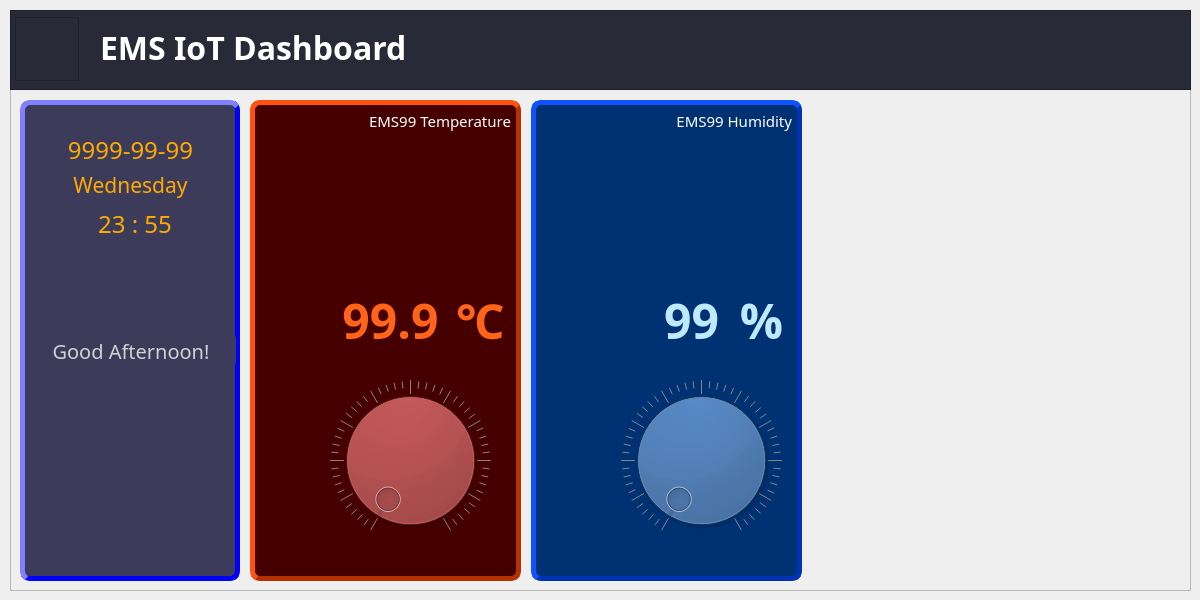
<?xml version="1.0" encoding="UTF-8"?>
<ui version="4.0">
 <class>MainWindow</class>
 <widget class="QMainWindow" name="MainWindow">
  <property name="geometry">
   <rect>
    <x>0</x>
    <y>0</y>
    <width>1200</width>
    <height>600</height>
   </rect>
  </property>
  <property name="sizePolicy">
   <sizepolicy hsizetype="Fixed" vsizetype="Fixed">
    <horstretch>0</horstretch>
    <verstretch>0</verstretch>
   </sizepolicy>
  </property>
  <property name="minimumSize">
   <size>
    <width>1200</width>
    <height>600</height>
   </size>
  </property>
  <property name="maximumSize">
   <size>
    <width>1200</width>
    <height>600</height>
   </size>
  </property>
  <property name="baseSize">
   <size>
    <width>1200</width>
    <height>600</height>
   </size>
  </property>
  <property name="font">
   <font>
    <family>맑은 고딕</family>
   </font>
  </property>
  <property name="windowTitle">
   <string>EMS SCADA</string>
  </property>
  <property name="iconSize">
   <size>
    <width>64</width>
    <height>64</height>
   </size>
  </property>
  <widget class="QWidget" name="centralwidget">
   <property name="font">
    <font>
     <family>맑은 고딕</family>
    </font>
   </property>
   <widget class="QFrame" name="totalframe">
    <property name="geometry">
     <rect>
      <x>10</x>
      <y>10</y>
      <width>1181</width>
      <height>581</height>
     </rect>
    </property>
    <property name="font">
     <font>
      <family>맑은 고딕</family>
     </font>
    </property>
    <property name="frameShape">
     <enum>QFrame::StyledPanel</enum>
    </property>
    <property name="frameShadow">
     <enum>QFrame::Raised</enum>
    </property>
    <widget class="QFrame" name="headframe">
     <property name="geometry">
      <rect>
       <x>0</x>
       <y>0</y>
       <width>1181</width>
       <height>80</height>
      </rect>
     </property>
     <property name="font">
      <font>
       <family>맑은 고딕</family>
      </font>
     </property>
     <property name="styleSheet">
      <string notr="true">background-color: rgb(41, 42, 55);</string>
     </property>
     <property name="frameShape">
      <enum>QFrame::StyledPanel</enum>
     </property>
     <property name="frameShadow">
      <enum>QFrame::Raised</enum>
     </property>
     <widget class="QFrame" name="iconframe">
      <property name="geometry">
       <rect>
        <x>5</x>
        <y>7</y>
        <width>64</width>
        <height>64</height>
       </rect>
      </property>
      <property name="styleSheet">
       <string notr="true">background-image: url(:/iot);
background-repeat: no-repeat;</string>
      </property>
      <property name="frameShape">
       <enum>QFrame::StyledPanel</enum>
      </property>
      <property name="frameShadow">
       <enum>QFrame::Raised</enum>
      </property>
     </widget>
     <widget class="QLabel" name="lblTitle">
      <property name="geometry">
       <rect>
        <x>90</x>
        <y>7</y>
        <width>481</width>
        <height>61</height>
       </rect>
      </property>
      <property name="font">
       <font>
        <family>Arial Black</family>
        <pointsize>24</pointsize>
        <weight>75</weight>
        <bold>true</bold>
       </font>
      </property>
      <property name="styleSheet">
       <string notr="true">color: rgb(255, 255, 255);</string>
      </property>
      <property name="text">
       <string>EMS IoT Dashboard</string>
      </property>
     </widget>
    </widget>
    <widget class="QFrame" name="greetingFrame">
     <property name="geometry">
      <rect>
       <x>10</x>
       <y>90</y>
       <width>220</width>
       <height>481</height>
      </rect>
     </property>
     <property name="font">
      <font>
       <family>맑은 고딕</family>
      </font>
     </property>
     <property name="styleSheet">
      <string notr="true">background-color: rgb(60, 60, 90);
border-style: outset;
border-width : 5px;
border-color: rgb(0, 0, 255);
border-radius : 10;



</string>
     </property>
     <property name="frameShape">
      <enum>QFrame::StyledPanel</enum>
     </property>
     <property name="frameShadow">
      <enum>QFrame::Raised</enum>
     </property>
     <widget class="QFrame" name="weatherFrame">
      <property name="geometry">
       <rect>
        <x>78</x>
        <y>160</y>
        <width>64</width>
        <height>64</height>
       </rect>
      </property>
      <property name="styleSheet">
       <string notr="true">background-image: url(:/sun);
background-repeat : none;
border : none;</string>
      </property>
      <property name="frameShape">
       <enum>QFrame::StyledPanel</enum>
      </property>
      <property name="frameShadow">
       <enum>QFrame::Raised</enum>
      </property>
     </widget>
     <widget class="QLabel" name="lblDate">
      <property name="geometry">
       <rect>
        <x>20</x>
        <y>29</y>
        <width>181</width>
        <height>41</height>
       </rect>
      </property>
      <property name="font">
       <font>
        <family>맑은 고딕</family>
        <pointsize>18</pointsize>
        <weight>50</weight>
        <bold>false</bold>
       </font>
      </property>
      <property name="styleSheet">
       <string notr="true">color: rgb(255, 170, 0);
border: none;</string>
      </property>
      <property name="text">
       <string>9999-99-99</string>
      </property>
      <property name="alignment">
       <set>Qt::AlignCenter</set>
      </property>
     </widget>
     <widget class="QLabel" name="lblDay">
      <property name="geometry">
       <rect>
        <x>20</x>
        <y>64</y>
        <width>181</width>
        <height>41</height>
       </rect>
      </property>
      <property name="font">
       <font>
        <family>맑은 고딕</family>
        <pointsize>16</pointsize>
        <weight>50</weight>
        <bold>false</bold>
       </font>
      </property>
      <property name="styleSheet">
       <string notr="true">color: rgb(255, 170, 0);
border: none;</string>
      </property>
      <property name="text">
       <string>Wednesday</string>
      </property>
      <property name="alignment">
       <set>Qt::AlignCenter</set>
      </property>
     </widget>
     <widget class="QLabel" name="lblTime">
      <property name="geometry">
       <rect>
        <x>40</x>
        <y>109</y>
        <width>150</width>
        <height>30</height>
       </rect>
      </property>
      <property name="font">
       <font>
        <family>맑은 고딕</family>
        <pointsize>18</pointsize>
        <weight>50</weight>
        <bold>false</bold>
       </font>
      </property>
      <property name="styleSheet">
       <string notr="true">color: rgb(255, 170, 0);
border: none;</string>
      </property>
      <property name="text">
       <string>23 : 55</string>
      </property>
      <property name="alignment">
       <set>Qt::AlignCenter</set>
      </property>
     </widget>
     <widget class="QLabel" name="lblGreeting">
      <property name="geometry">
       <rect>
        <x>6</x>
        <y>230</y>
        <width>210</width>
        <height>41</height>
       </rect>
      </property>
      <property name="font">
       <font>
        <family>맑은 고딕</family>
        <pointsize>15</pointsize>
        <weight>50</weight>
        <bold>false</bold>
       </font>
      </property>
      <property name="styleSheet">
       <string notr="true">color: rgb(210, 210, 210);
border: none;</string>
      </property>
      <property name="text">
       <string>Good Afternoon!</string>
      </property>
      <property name="alignment">
       <set>Qt::AlignCenter</set>
      </property>
     </widget>
    </widget>
    <widget class="QFrame" name="tempFrame">
     <property name="geometry">
      <rect>
       <x>240</x>
       <y>90</y>
       <width>271</width>
       <height>481</height>
      </rect>
     </property>
     <property name="font">
      <font>
       <family>맑은 고딕</family>
      </font>
     </property>
     <property name="styleSheet">
      <string notr="true">background-color: rgb(71, 0, 0);
border-style: outset;
border-width : 5px;
border-color: rgb(180, 50, 0);
border-radius : 10;



</string>
     </property>
     <property name="frameShape">
      <enum>QFrame::StyledPanel</enum>
     </property>
     <property name="frameShadow">
      <enum>QFrame::Raised</enum>
     </property>
     <widget class="QFrame" name="tempIconFrame">
      <property name="geometry">
       <rect>
        <x>20</x>
        <y>50</y>
        <width>128</width>
        <height>128</height>
       </rect>
      </property>
      <property name="styleSheet">
       <string notr="true">background-image: url(:/temp);
background-repeat : none;
border : none;</string>
      </property>
      <property name="frameShape">
       <enum>QFrame::StyledPanel</enum>
      </property>
      <property name="frameShadow">
       <enum>QFrame::Raised</enum>
      </property>
     </widget>
     <widget class="QLabel" name="lblTempTitle">
      <property name="geometry">
       <rect>
        <x>70</x>
        <y>10</y>
        <width>191</width>
        <height>21</height>
       </rect>
      </property>
      <property name="font">
       <font>
        <family>맑은 고딕</family>
        <pointsize>11</pointsize>
        <weight>50</weight>
        <bold>false</bold>
       </font>
      </property>
      <property name="styleSheet">
       <string notr="true">color: rgb(255, 255, 255);
border: none;</string>
      </property>
      <property name="text">
       <string>EMS99 Temperature</string>
      </property>
      <property name="alignment">
       <set>Qt::AlignRight|Qt::AlignTrailing|Qt::AlignVCenter</set>
      </property>
     </widget>
     <widget class="QLabel" name="lblCurrTemp">
      <property name="geometry">
       <rect>
        <x>60</x>
        <y>190</y>
        <width>161</width>
        <height>61</height>
       </rect>
      </property>
      <property name="font">
       <font>
        <family>맑은 고딕</family>
        <pointsize>36</pointsize>
        <weight>75</weight>
        <bold>true</bold>
       </font>
      </property>
      <property name="styleSheet">
       <string notr="true">color: rgb(255, 100, 25);
border: none;</string>
      </property>
      <property name="text">
       <string>99.9</string>
      </property>
      <property name="alignment">
       <set>Qt::AlignCenter</set>
      </property>
     </widget>
     <widget class="QLabel" name="lblCurrTemp_2">
      <property name="geometry">
       <rect>
        <x>200</x>
        <y>190</y>
        <width>61</width>
        <height>61</height>
       </rect>
      </property>
      <property name="font">
       <font>
        <family>맑은 고딕</family>
        <pointsize>36</pointsize>
        <weight>75</weight>
        <bold>true</bold>
       </font>
      </property>
      <property name="styleSheet">
       <string notr="true">color: rgb(255, 100, 25);
border: none;</string>
      </property>
      <property name="text">
       <string>℃</string>
      </property>
      <property name="alignment">
       <set>Qt::AlignCenter</set>
      </property>
     </widget>
     <widget class="QDial" name="dial">
      <property name="geometry">
       <rect>
        <x>70</x>
        <y>280</y>
        <width>181</width>
        <height>161</height>
       </rect>
      </property>
      <property name="notchesVisible">
       <bool>true</bool>
      </property>
     </widget>
    </widget>
    <widget class="QFrame" name="humidFrame">
     <property name="geometry">
      <rect>
       <x>521</x>
       <y>90</y>
       <width>271</width>
       <height>481</height>
      </rect>
     </property>
     <property name="font">
      <font>
       <family>맑은 고딕</family>
      </font>
     </property>
     <property name="styleSheet">
      <string notr="true">background-color: rgb(0, 50, 115);
border-style: outset;
border-width : 5px;
border-color: rgb(0, 50, 180);
border-radius : 10;



</string>
     </property>
     <property name="frameShape">
      <enum>QFrame::StyledPanel</enum>
     </property>
     <property name="frameShadow">
      <enum>QFrame::Raised</enum>
     </property>
     <widget class="QFrame" name="tempIconFrame_2">
      <property name="geometry">
       <rect>
        <x>20</x>
        <y>50</y>
        <width>128</width>
        <height>128</height>
       </rect>
      </property>
      <property name="styleSheet">
       <string notr="true">background-image: url(:/humid);
background-repeat : none;
border : none;</string>
      </property>
      <property name="frameShape">
       <enum>QFrame::StyledPanel</enum>
      </property>
      <property name="frameShadow">
       <enum>QFrame::Raised</enum>
      </property>
     </widget>
     <widget class="QLabel" name="lblHumidTitle">
      <property name="geometry">
       <rect>
        <x>70</x>
        <y>10</y>
        <width>191</width>
        <height>21</height>
       </rect>
      </property>
      <property name="font">
       <font>
        <family>맑은 고딕</family>
        <pointsize>11</pointsize>
        <weight>50</weight>
        <bold>false</bold>
       </font>
      </property>
      <property name="styleSheet">
       <string notr="true">color: rgb(255, 255, 255);
border: none;</string>
      </property>
      <property name="text">
       <string>EMS99 Humidity</string>
      </property>
      <property name="alignment">
       <set>Qt::AlignRight|Qt::AlignTrailing|Qt::AlignVCenter</set>
      </property>
     </widget>
     <widget class="QLabel" name="lblCurrHumidity">
      <property name="geometry">
       <rect>
        <x>80</x>
        <y>190</y>
        <width>161</width>
        <height>61</height>
       </rect>
      </property>
      <property name="font">
       <font>
        <family>맑은 고딕</family>
        <pointsize>36</pointsize>
        <weight>75</weight>
        <bold>true</bold>
       </font>
      </property>
      <property name="styleSheet">
       <string notr="true">color: rgb(190, 233, 255);
border: none;</string>
      </property>
      <property name="text">
       <string>99</string>
      </property>
      <property name="alignment">
       <set>Qt::AlignCenter</set>
      </property>
     </widget>
     <widget class="QLabel" name="lblCurrHumidity2">
      <property name="geometry">
       <rect>
        <x>200</x>
        <y>190</y>
        <width>61</width>
        <height>61</height>
       </rect>
      </property>
      <property name="font">
       <font>
        <family>맑은 고딕</family>
        <pointsize>36</pointsize>
        <weight>75</weight>
        <bold>true</bold>
       </font>
      </property>
      <property name="styleSheet">
       <string notr="true">color: rgb(190, 233, 255);
border: none;</string>
      </property>
      <property name="text">
       <string>%</string>
      </property>
      <property name="alignment">
       <set>Qt::AlignCenter</set>
      </property>
     </widget>
     <widget class="QDial" name="dial_2">
      <property name="geometry">
       <rect>
        <x>80</x>
        <y>280</y>
        <width>181</width>
        <height>161</height>
       </rect>
      </property>
      <property name="notchesVisible">
       <bool>true</bool>
      </property>
     </widget>
    </widget>
   </widget>
  </widget>
 </widget>
 <resources>
  <include location="dashboard.qrc"/>
 </resources>
 <connections/>
</ui>
